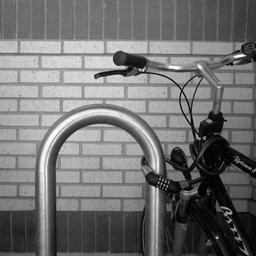
%> input picture DIP/LOW PASS FILTER/croppedBike.png, 256 x 256 px
$ octave Lowpass_Filter.m   (GNU Octave 9; MATLAB toolbox functions it lacks are replaced by stand-ins)
%> lines starting %> are read from the running program, lines starting %| are printed output that depends on the picture
% EE368/CS232 Digital Image Processing
% Bernd Girod
% Department of Electrical Engineering, Stanford University

% Script by Qiyuan Tian and David Chen
% Lowpass filter

clear, clc, close all;

% Construct grid of (omega_x, omega_y)
[wx,wy] = meshgrid(-3 : 0.1 : 3, -3 : 0.1 : 3);

% Compute frequency response
type = '2d';
% type = '1d_horizontal';
% type = '1d_vertical');
if strcmp(type, '2d') == 1
    H = (1/25) * (1+2 * cos(wx) + 2 * cos(2 * wx) ).* (1+2 * cos(wy) + 2 * cos(2 * wy) );
    h = 1/25 * ones(5,5);
elseif strcmp(type, '1d_horizontal') == 1
    H = (1+2 * cos(wx) + 2 * cos(2 * wx) ) / 5;
    h = 1/5 * ones(1,5);
elseif strcmp(type, '1d_vertical') == 1
    H = (1+2 * cos(wy) + 2 * cos(2 * wy) ) / 5;
    h = 1/5 * ones(5,1);
end

% Plot magnitude of frequency response
figure(1); clf;
surf(wx/pi, wy/pi, abs(H));
axis([-1 1 -1 1 0 1]);
set(gca, 'XTick', -1 : 1/2 : 1);
set(gca, 'YTick', -1 : 1/2 : 1);
xlabel('\omega_x / \pi'); ylabel('\omega_y / \pi');
zlabel('| H (\omega_x, \omega_y) |');
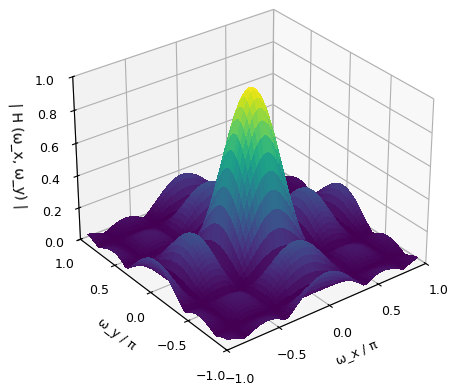
%> figure redrawn from the program's plot data

% Apply to test image
img = imread('croppedBike.png');
%> img is the input picture: size 256x256 uint8; min 0, max 255, mean 113.2
imgFilt = imfilter(img, h, 'symmetric');
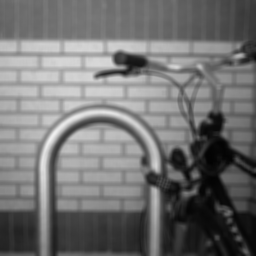
%> imgFilt: size 256x256 uint8; min 2, max 239, mean 113.2
figure(2); clf;
subplot(1,2,1); imshow(img); title('Original Image');
subplot(1,2,2); imshow(imgFilt); title('Filtered Image');
